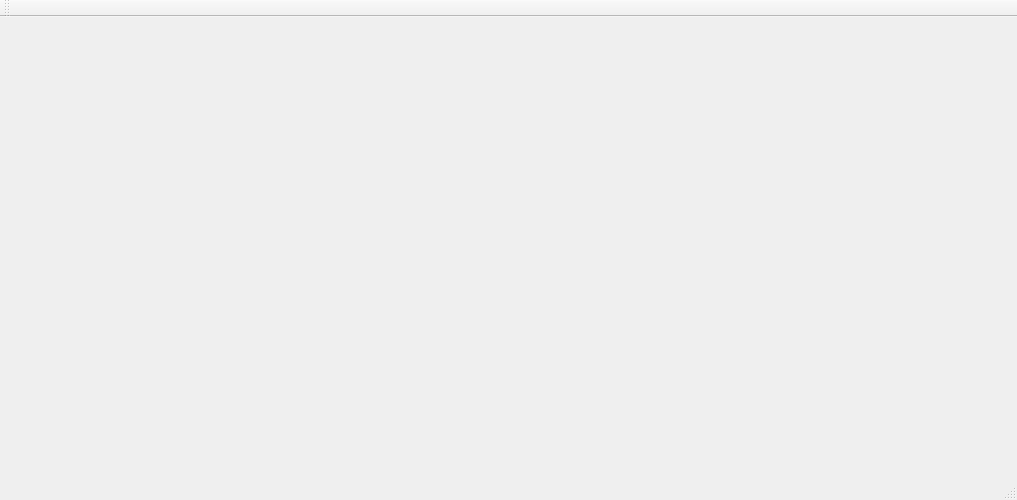
<?xml version="1.0" encoding="UTF-8"?>
<ui version="4.0">
 <class>MainWindow</class>
 <widget class="QMainWindow" name="MainWindow">
  <property name="geometry">
   <rect>
    <x>0</x>
    <y>0</y>
    <width>1017</width>
    <height>500</height>
   </rect>
  </property>
  <property name="sizePolicy">
   <sizepolicy hsizetype="Preferred" vsizetype="Preferred">
    <horstretch>0</horstretch>
    <verstretch>0</verstretch>
   </sizepolicy>
  </property>
  <property name="maximumSize">
   <size>
    <width>16777215</width>
    <height>16777215</height>
   </size>
  </property>
  <property name="windowTitle">
   <string>MoUI_onRails</string>
  </property>
  <widget class="QWidget" name="centralWidget">
   <property name="sizePolicy">
    <sizepolicy hsizetype="Preferred" vsizetype="Preferred">
     <horstretch>0</horstretch>
     <verstretch>0</verstretch>
    </sizepolicy>
   </property>
   <property name="maximumSize">
    <size>
     <width>250</width>
     <height>16777215</height>
    </size>
   </property>
   <widget class="QWidget" name="verticalLayoutWidget">
    <property name="geometry">
     <rect>
      <x>-1</x>
      <y>9</y>
      <width>1081</width>
      <height>641</height>
     </rect>
    </property>
    <layout class="QVBoxLayout" name="verticalLayout">
     <property name="sizeConstraint">
      <enum>QLayout::SetMinimumSize</enum>
     </property>
    </layout>
   </widget>
  </widget>
  <widget class="QMenuBar" name="menuBar">
   <property name="geometry">
    <rect>
     <x>0</x>
     <y>0</y>
     <width>1017</width>
     <height>20</height>
    </rect>
   </property>
  </widget>
  <widget class="QToolBar" name="mainToolBar">
   <attribute name="toolBarArea">
    <enum>TopToolBarArea</enum>
   </attribute>
   <attribute name="toolBarBreak">
    <bool>false</bool>
   </attribute>
  </widget>
  <widget class="QStatusBar" name="statusBar"/>
 </widget>
 <layoutdefault spacing="6" margin="11"/>
 <resources/>
 <connections/>
</ui>
